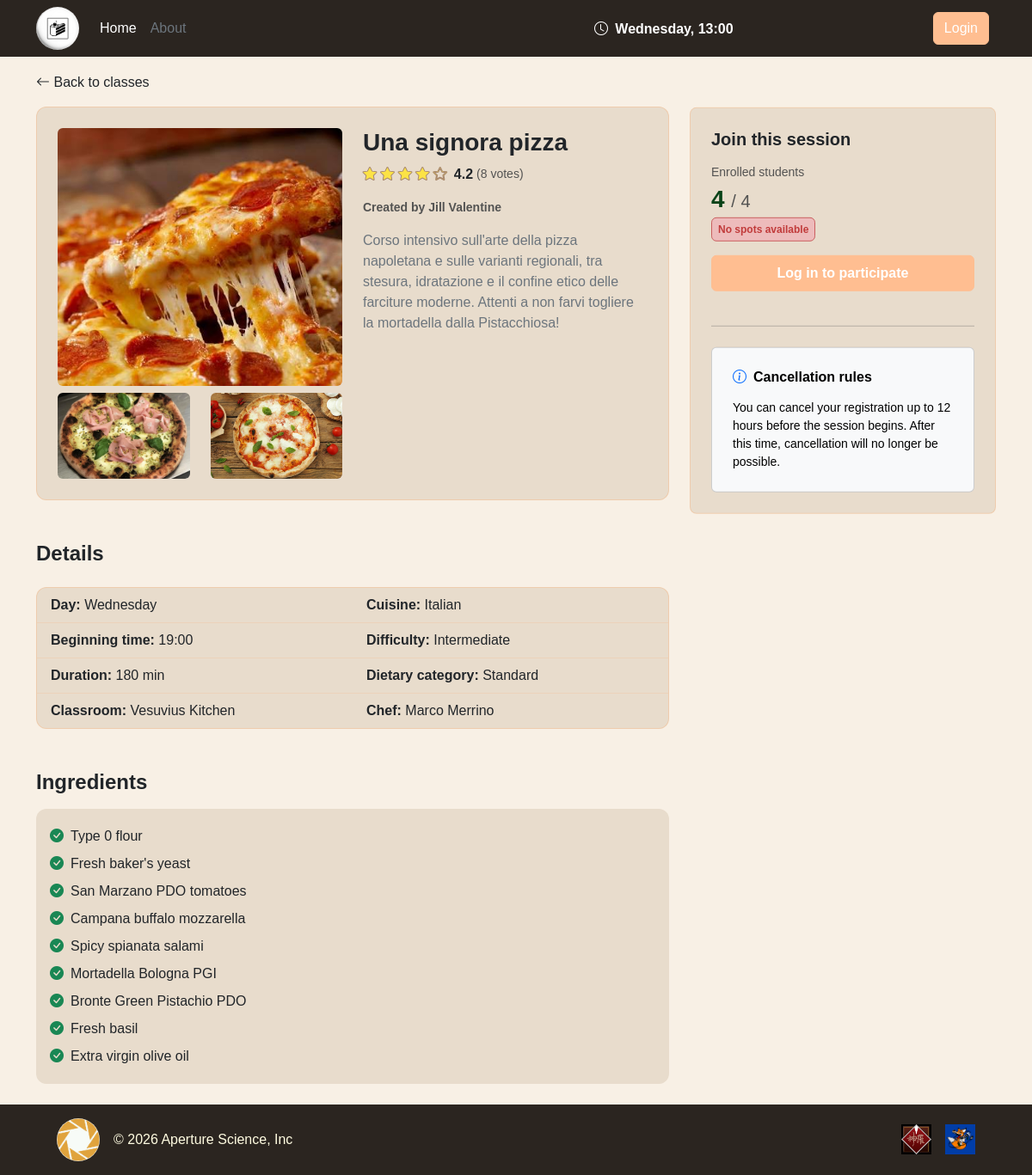
Screenshot of /session_details/1 with the database file from the repository.
### tables this page shows
CREATE TABLE "CLASS_SESSION" (
	"id"	INTEGER NOT NULL UNIQUE,
	"max_capacity"	INTEGER NOT NULL,
	"start_time"	TEXT NOT NULL,
	"day_of_week"	TEXT NOT NULL,
	"kitchen"	TEXT NOT NULL,
	"COOKING_CLASS_id"	INTEGER NOT NULL,
	PRIMARY KEY("id" AUTOINCREMENT),
	FOREIGN KEY("COOKING_CLASS_id") REFERENCES "COOKING_CLASS"("id") ON DELETE CASCADE
);

CREATE TABLE "COOKING_CLASS" (
	"id"	INTEGER NOT NULL UNIQUE,
	"cuisine"	TEXT NOT NULL,
	"title"	TEXT NOT NULL,
	"duration"	INTEGER NOT NULL,
	"difficulty"	TEXT NOT NULL CHECK("difficulty" IN ('Beginner', 'Intermediate', 'Advanced')),
	"chef_name"	TEXT NOT NULL,
	"description"	TEXT NOT NULL,
	"dietary_category"	TEXT NOT NULL CHECK("dietary_category" IN ('Standard', 'Vegetarian', 'Vegan', 'Gluten-free')),
	"photo_1"	TEXT NOT NULL,
	"photo_2"	TEXT NOT NULL,
	"photo_3"	TEXT NOT NULL,
	"USER_email"	TEXT NOT NULL,
	PRIMARY KEY("id" AUTOINCREMENT),
	FOREIGN KEY("USER_email") REFERENCES "USER"("email") ON DELETE CASCADE
);

CREATE TABLE "INGREDIENT" (
	"id"	INTEGER NOT NULL UNIQUE,
	"name"	TEXT NOT NULL,
	"COOKING_CLASS_id"	INTEGER NOT NULL,
	PRIMARY KEY("id" AUTOINCREMENT),
	FOREIGN KEY("COOKING_CLASS_id") REFERENCES "COOKING_CLASS"("id") ON DELETE CASCADE
);

### app.py (the view)
@app.route("/session_details/<int:session_id>")
def session_details(session_id):
    session_class = cooking_class_dao.get_single_session(session_id)
    if not session_class:
        return redirect(url_for("home"))
    ingredients = cooking_class_dao.get_ingredients_per_class(session_class["COOKING_CLASS_id"])
    available_spots = cooking_class_dao.get_available_spots(session_id)
    rating, total_votes = cooking_class_dao.get_class_rating(session_class["COOKING_CLASS_id"])
    manager = user_dao.get_user_by_email(session_class["USER_email"])
    name_manager = f"{manager['first_name']} {manager['last_name']}"
    day = session_class["day_of_week"]
    time = session_class["start_time"]
    duration = session_class["duration"]
    deletable = utilities_dao.check_delete_eligibility(day, time)
    passed_session = utilities_dao.check_end_of_session(day, time, duration)
    session_started = utilities_dao.check_end_of_session(day, time, 0)
    session_in_progress = session_started and not passed_session
    user_status = None
    max_bookings_reached = False
    has_conflict = False
    if current_user.is_authenticated and current_user.role == "student":
        user_status = booking_dao.check_existing_booking(current_user.email, session_id)
        max_bookings_reached = booking_dao.count_user_enrollments(current_user.email) >= utilities_dao.MAX_ENROLLMENTS
        has_conflict = booking_dao.check_time_conflict(current_user.email, session_id)
    return render_template(
        "public/session_details.html",
        session_class=session_class,
        session_id=session_id,
        ingredients=ingredients,
        available_spots=available_spots,
        user_status=user_status,
        passed_session=passed_session,
        max_bookings_reached=max_bookings_reached,
        rating=rating,
        total_votes=total_votes,
        deletable=deletable,
        session_in_progress=session_in_progress,
        has_conflict=has_conflict,
        name_manager=name_manager,
        max_enrollments=utilities_dao.MAX_ENROLLMENTS
        )

### templates/public/session_details.html (shortened to what this page needs)
{% extends "base.html" %}
{% block content %}
<div class="container my-4">
    <div class="row">
        <div class="col-md-8">
            <a href="{{ url_for('home')}}" class="text-dark text-decoration-none d-inline-block mb-3">
                <i class="bi bi-arrow-left"></i> Back to classes
            </a>
            <div class="card p-3 p-md-4">
                <div class="row">
                    <div class="col-md-6">
                        <img src="{{ url_for('static', filename='img/classes/' ~ session_class.photo_1) }}"
                            class="rounded w-100 mb-2 object-fit-cover detail-main-img">
                        <div class="row">
                            <div class="col-6">
                                <img src="{{ url_for('static', filename='img/classes/' ~ session_class.photo_2) }}"
                                    class="rounded w-100 object-fit-cover detail-thumb-img">
                            </div>
                            <div class="col-6">
                                <img src="{{ url_for('static', filename='img/classes/' ~ session_class.photo_3) }}"
                                    class="rounded w-100 object-fit-cover detail-thumb-img">
                            </div>
                        </div>
                    </div>
                    <div class="col-md-6">
                        <h3 class="fw-bold">{{ session_class.title }}</h3>
                        <div class="d-flex align-items-center mb-3">
                            <div class="joe-star me-2">
                                {% for i in range(1, 6) %}
                                <i class="bi bi-star{{ '-fill' if rating >= i else '' }}"></i>
                                {% endfor %}
                            </div>
                            <span class="fw-bold text-dark me-1">{{ "%.1f"|format(rating) }}</span>
                            <span class="text-muted small">({{ total_votes }} votes)</span>
                        </div>
                        <p class="small fw-semibold text-muted">Created by {{ name_manager }}</p>
                        <p class="text-secondary">{{ session_class.description }}</p>
                    </div>
                </div>
            </div>
            <div class="mt-5">
                <h4 class="fw-bold mb-4">Details</h4>
                <div class="card overflow-hidden">
                    <div class="row g-0">
                        <div class="col-md-6">
                            <ul class="list-group list-group-flush">
                                <li class="list-group-item"><strong>Day:</strong> {{ session_class.day_of_week }}</li>
                                <li class="list-group-item"><strong>Beginning time:</strong> {{ session_class.start_time }}</li>
                                <li class="list-group-item"><strong>Duration:</strong> {{ session_class.duration }} min</li>
                                <li class="list-group-item"><strong>Classroom:</strong> {{ session_class.kitchen }}</li>
                            </ul>
                        </div>
                        <div class="col-md-6">
                            <ul class="list-group list-group-flush">
                                <li class="list-group-item"><strong>Cuisine:</strong> {{ session_class.cuisine }}</li>
                                <li class="list-group-item"><strong>Difficulty:</strong> {{ session_class.difficulty }}</li>
                                <li class="list-group-item"><strong>Dietary category:</strong> {{ session_class.dietary_category }}</li>
                                <li class="list-group-item"><strong>Chef:</strong> {{ session_class.chef_name }}</li>
                            </ul>
                        </div>
                    </div>
                </div>
            </div>
            <div class="mt-5">
                <h4 class="fw-bold mb-3">Ingredients</h4>
                <div class="card border-0 p-3">
                    <ul class="list-unstyled mb-0">
                        {% for ingredient in ingredients %}
                        <li class="py-1"><i class="bi bi-check-circle-fill text-success me-2"></i>{{ ingredient.name }}</li>
                        {% endfor %}
                    </ul>
                </div>
            </div>
        </div>
        <div class="col-md-4">
            <div class="sticky-top sticky-sidebar-offset">
                <div class="card p-4 rounded-3">
                    <h5 class="fw-bold mb-3">Join this session</h5>
                    <p class="text-muted small mb-1">Enrolled students</p>
                    <div class="h3 fw-bold session-spots mb-1">
                        {{ session_class.max_capacity - available_spots }} <span class="text-muted fs-5 fw-normal"> / {{ session_class.max_capacity }}</span>
                    </div>
                    <p class="small mb-3">
                        {% if available_spots > 0 %}
                        <span class="badge spots-badge free">{{ available_spots }} spots still available</span>
                        {% else %}
                        <span class="badge spots-badge full">No spots available</span>
                        {% endif %}
                    </p>
                    {% if not current_user.is_authenticated %}
                        {% if passed_session %}
                        <button class="btn btn-secondary w-100 py-2 fw-semibold mb-3" disabled>Session ended</button>
                        {% elif session_in_progress %}
                        <button class="btn btn-secondary w-100 py-2 fw-semibold mb-3" disabled>Session started</button>
                        {% else %}
                        <a href="{{ url_for('login') }}" class="btn btn-primary w-100 py-2 fw-semibold mb-3">Log in to participate</a>
                        {% endif %}
                    {% endif %}
                    {% if not current_user.is_authenticated or current_user.role == 'student' %}
                    <hr class="my-4">
                    <div class="card text-bg-light p-4">
                        <h6 class="fw-bold mb-3"><i class="bi bi-info-circle me-2 text-primary"></i>Cancellation rules</h6>
                        <p class="small mb-0">
                            You can cancel your registration up to 12 hours before the session begins.
                            After this time, cancellation will no longer be possible.
                        </p>
                    </div>
                    {% endif %}
                </div>
            </div>
        </div>
    </div>
</div>
{% endblock %}

### templates/base.html (shortened to what this page needs)
<!DOCTYPE html>
<html lang="en">
<head>
    <link href="https://cdn.jsdelivr.net/npm/bootstrap@5.3.3/dist/css/bootstrap.min.css" rel="stylesheet">
    <link rel="stylesheet" href="https://cdn.jsdelivr.net/npm/bootstrap-icons@1.11.3/font/bootstrap-icons.min.css">
    <link rel="stylesheet" href="{{ url_for('static', filename='css/root.css') }}">
    <link rel="stylesheet" href="{{ url_for('static', filename='css/index.css') }}">
    <link rel="stylesheet" href="{{ url_for('static', filename='css/authentication.css') }}">
    <link rel="stylesheet" href="{{ url_for('static', filename='css/profiles.css') }}">
    <link rel="stylesheet" href="{{ url_for('static', filename='css/session.css') }}">
</head>
<body class="d-flex flex-column min-vh-100">
    <header class="fixed-top py-2 app-header">
        <div class="container">
            <div class="d-flex flex-wrap align-items-center">
                <a href="{{ url_for('home') }}" class="d-flex align-items-center me-3 text-white text-decoration-none">
                    <img class="site-logo rounded-circle" width="50" height="50"
                        src="{{ url_for('static', filename='img/logos/cake_3.jpg') }}"
                        alt="The cake is a lie logo">
                </a>
                <ul class="nav me-auto mb-2 mb-md-0">
                    <li><a href="{{ url_for('home') }}" class="nav-link px-2 text-white">Home</a></li>
                    <li><a href="#" class="nav-link px-2 text-secondary">About</a></li>
                </ul>
                <span class="badge fs-6 me-3">
                    <i class="bi bi-clock me-1"></i> {{ current_day }}, {{ current_time }}
                </span>
                <div class="col-md-3 text-end">
                    {% if not current_user.is_authenticated %}
                    <a href="{{ url_for('login') }}" type="button" class="btn btn-primary me-2">Login</a>
                    {% endif %}
                </div>
            </div>
        </div>
    </header>
    <main class="flex-grow-1">
        {% block content %}
        {% endblock %}
    </main>
    <footer class="py-3 mt-auto app-footer">
        <div class="container">
            <div class=" d-flex flex-wrap justify-content-between align-items-center">
                <div class="col-md-4 d-flex align-items-center mx-4">
                    <a href="{{ url_for('home') }}" class="d-flex align-items-center me-3 text-white text-decoration-none">
                        <img class="site-logo rounded-circle" width="50" height="50" src="{{ url_for('static', filename='img/logos/aperture_science.jpg') }}" alt="">
                    </a>
                    <span class="text-body-primary">© 2026 Aperture Science, Inc</span>
                </div>
                <ul class="nav col-md-4 justify-content-end list-unstyled d-flex mx-4">
                    <li class="ms-3">
                        <a class="text-body-secondary" href="#" aria-label="Shinra Inc">
                            <img src="{{ url_for('static', filename='img/logos/shinra_logo.jpg') }}" alt="Shinra Inc" width="35" height="35">
                        </a>
                    </li>
                    <li class="ms-3">
                        <a class="text-body-secondary" href="#" aria-label="Fox Hound">
                            <img src="{{ url_for('static', filename='img/logos/fox_hound_logo.jpg') }}" alt="Fox Hound" width="35" height="35">
                        </a>
                    </li>
                </ul>
            </div>
        </div>
    </footer>
</body>
</html>

### rows the page displays
CLASS_SESSION: day_of_week "Wednesday", start_time "19:00", kitchen "Vesuvius Kitchen", session_class.max_capacity-available_spots "4", max_capacity "4"
COOKING_CLASS: photo_1 (picture), photo_2 (picture), photo_3 (picture), title "Una signora pizza", description "Corso intensivo sull'arte della pizza napoletana e sulle varianti regionali, tra stesura, idratazione e il confine etico delle farciture moderne. Attenti a non farvi togliere la mortadella dalla Pistacchiosa!", duration "180", cuisine "Italian", difficulty "Intermediate", dietary_category "Standard", chef_name "Marco Merrino"
INGREDIENT: name "Type 0 flour"
INGREDIENT: name "Fresh baker's yeast"
INGREDIENT: name "San Marzano PDO tomatoes"
INGREDIENT: name "Campana buffalo mozzarella"
INGREDIENT: name "Spicy spianata salami"
INGREDIENT: name "Mortadella Bologna PGI"
INGREDIENT: name "Bronte Green Pistachio PDO"
INGREDIENT: name "Fresh basil"
INGREDIENT: name "Extra virgin olive oil"

### other values shown
{{ current_time }} "13:00"
{{ "%.1f"|format(rating) }} "4.2"
{{ total_votes }} "8"
{{ name_manager }} "Jill Valentine"
